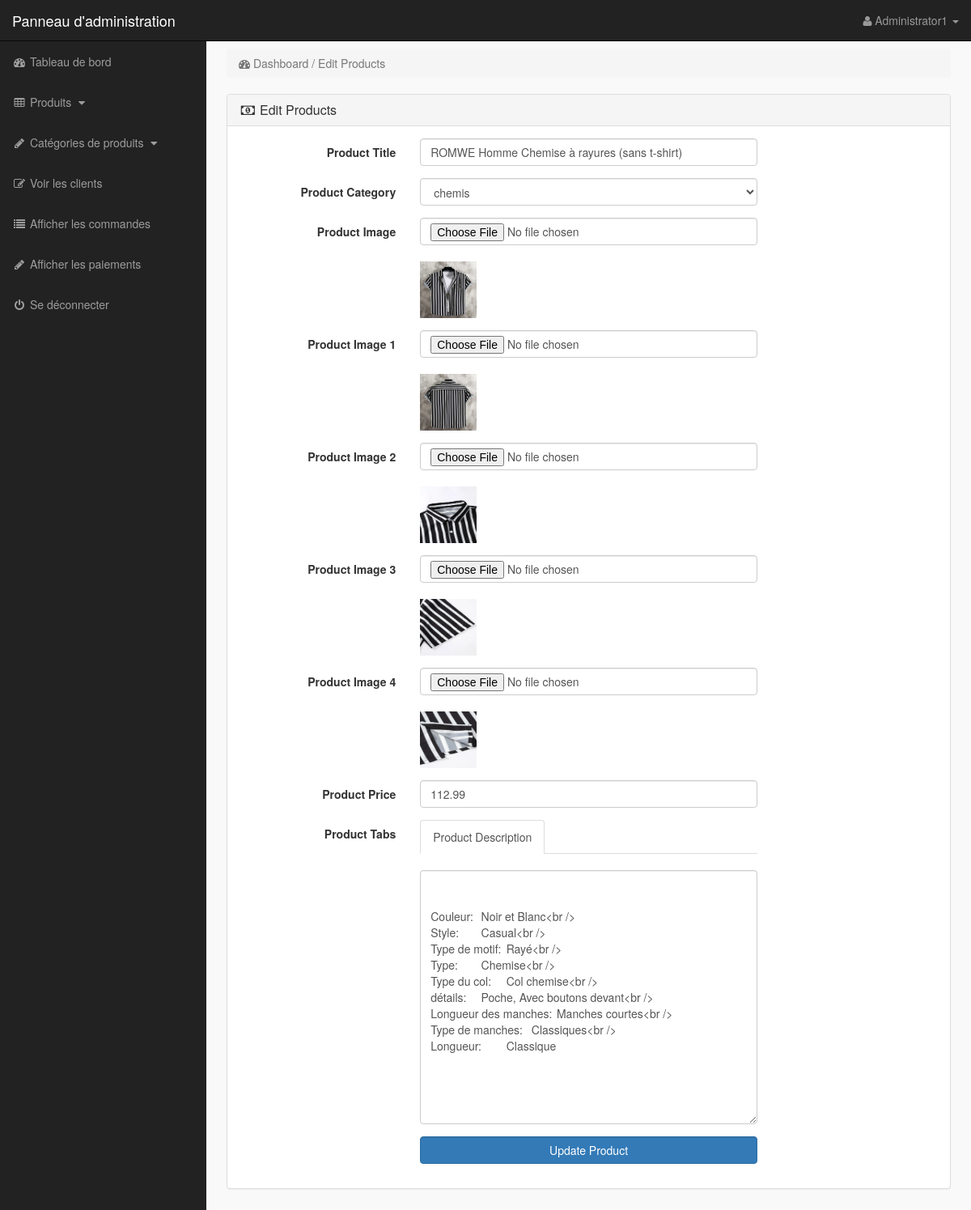
The app's page /admin/index.php?edit_product=98 (signed in) with its own data.
### tables this page shows
CREATE TABLE IF NOT EXISTS `produit` (
  `id_produit` int(11) NOT NULL AUTO_INCREMENT,
  `prod_nom` text NOT NULL,
  `prod_description` text NOT NULL,
  `prod_prix` float NOT NULL,
  `prod_img` varchar(300) NOT NULL,
  `date_Ajoute` timestamp NOT NULL DEFAULT CURRENT_TIMESTAMP ON UPDATE CURRENT_TIMESTAMP,
  `nb_ventes` int(20) NOT NULL DEFAULT '0',
  `id_cat` int(11) NOT NULL,
  `prod_img1` varchar(300) DEFAULT NULL,
  `prod_img2` varchar(300) DEFAULT NULL,
  `prod_img3` varchar(300) DEFAULT NULL,
  `prod_img4` varchar(300) DEFAULT NULL,
  PRIMARY KEY (`id_produit`),
  KEY `etrangeree` (`id_cat`)
);

CREATE TABLE IF NOT EXISTS `categorie_prod` (
  `id_cat` int(11) NOT NULL AUTO_INCREMENT,
  `cat_libelle` varchar(30) NOT NULL,
  PRIMARY KEY (`id_cat`)
);

### admin/edit_product.php (the view, shortened to what this page needs)
<?php
if(!isset($_SESSION['admin_email'])){
echo "<script>window.open('login.php','_self')</script>";
}
else {
?>
<?php
if(isset($_GET['edit_product'])){
$edit_id = $_GET['edit_product'];
$get_p = "select * from produit where id_produit='$edit_id'";
$run_edit = mysqli_query($con,$get_p);
$row_edit = mysqli_fetch_array($run_edit);
$p_title = utf8_encode($row_edit['prod_nom']);
$p_cat = $row_edit['id_cat'];
$p_image = $row_edit['prod_img'];
$p_image1 = $row_edit['prod_img1'];
$p_image2 = $row_edit['prod_img2'];
$p_image3 = $row_edit['prod_img3'];
$p_image4 = $row_edit['prod_img4'];
$p_price = $row_edit['prod_prix'];
$p_desc = $row_edit['prod_description'];
}
$get_p_cat = "select * from categorie_prod where id_cat='$p_cat'";
$run_p_cat = mysqli_query($con,$get_p_cat);
$row_p_cat = mysqli_fetch_array($run_p_cat);
$p_cat_title = $row_p_cat['cat_libelle'];
?>
<!DOCTYPE html>
<html>
<head>
</head>
<body>
<div class="row">
<div class="col-lg-12">
<ol class="breadcrumb">
<li class="active">
<i class="fa fa-dashboard"> </i> Dashboard / Edit Products
</li>
</ol>
</div>
</div>
<div class="row">
<div class="col-lg-12">
<div class="panel panel-default">
<div class="panel-heading">
<h3 class="panel-title">
<i class="fa fa-money fa-fw"></i> Edit Products
</h3>
</div>
<div class="panel-body">
<form class="form-horizontal" method="post" enctype="multipart/form-data">
<div class="form-group" >
<label class="col-md-3 control-label" > Product Title </label>
<div class="col-md-6" >
<input type="text" name="product_title" class="form-control" required value="<?php echo $p_title; ?>">
</div>
</div>
<div class="form-group" >
<label class="col-md-3 control-label" > Product Category </label>
<div class="col-md-6" >
<select name="product_cat" class="form-control" >
    <?php echo "<option value='$p_cat' >$p_cat_title</option>"; ?>
</select>
</div>
</div>
<div class="form-group" >
<label class="col-md-3 control-label" > Product Image </label>
<div class="col-md-6" >
<input type="file" name="product_img" class="form-control" >
<br><img src="../productimages/<?php echo $p_image; ?>" width="70" height="70" >
</div>
</div>
<div class="form-group" >
<label class="col-md-3 control-label" > Product Image 1 </label>
<div class="col-md-6" >
<input type="file" name="product_img1" class="form-control" >
<br><img src="../productimages/<?php echo $p_image1; ?>" width="70" height="70" >
</div>
</div>
<div class="form-group" >
<label class="col-md-3 control-label" > Product Image 2 </label>
<div class="col-md-6" >
<input type="file" name="product_img2" class="form-control" >
<br><img src="../productimages/<?php echo $p_image2; ?>" width="70" height="70" >
</div>
</div>
    <div class="form-group" >
        <label class="col-md-3 control-label" > Product Image 3 </label>
        <div class="col-md-6" >
            <input type="file" name="product_img3" class="form-control" >
            <br><img src="../productimages/<?php echo $p_image3; ?>" width="70" height="70" >
        </div>
    </div>
    <div class="form-group" >
        <label class="col-md-3 control-label" > Product Image 4 </label>
        <div class="col-md-6" >
            <input type="file" name="product_img4" class="form-control" >
            <br><img src="../productimages/<?php echo $p_image4; ?>" width="70" height="70" >
        </div>
    </div>
<div class="form-group" >
<label class="col-md-3 control-label" > Product Price </label>
<div class="col-md-6" >
<input type="text" name="product_price" class="form-control" required value="<?php echo $p_price; ?>" >
</div>
</div>
<div class="form-group" >
<label class="col-md-3 control-label" > Product Tabs </label>
<div class="col-md-6" >
<ul class="nav nav-tabs">
<li class="active">
<a data-toggle="tab" href="#description"> Product Description </a>
</li>
</ul>
<div class="tab-content">
<div id="description" class="tab-pane fade in active">
<br>
<textarea name="product_desc" class="form-control" rows="15" id="product_desc">
<?php echo $p_desc; ?>
</textarea>
</div>
</div>
</div>
</div>
<div class="form-group" >
<label class="col-md-3 control-label" ></label>
<div class="col-md-6" >
<input type="submit" name="update" value="Update Product" class="btn btn-primary form-control" >
</div>
</div>
</form>
</div>
</div>
</div>
</div>
</body>
</html>
<?php } ?>

### admin/includes/sidebar.php (shortened to what this page needs)
<?php
if(!isset($_SESSION['admin_email'])){
echo "<script>window.open('login.php','_self')</script>";
}
else {
?>
<nav class="navbar navbar-inverse navbar-fixed-top" >
<div class="navbar-header" >
<a class="navbar-brand" href="index.php?dashboard" >Panneau d'administration</a>
</div>
<ul class="nav navbar-right top-nav" >
<li class="dropdown" >
<a href="#" class="dropdown-toggle" data-toggle="dropdown" >
<i class="fa fa-user" ></i>
<?php echo $admin_name; ?> <b class="caret" ></b>
</a>
</li>
</ul>
<div class="collapse navbar-collapse navbar-ex1-collapse">
<ul class="nav navbar-nav side-nav">
<li>
<a href="index.php?dashboard">
<i class="fa fa-fw fa-dashboard"></i> Tableau de bord
</a>
</li>
<li>
<a href="#" data-toggle="collapse" data-target="#products">
<i class="fa fa-fw fa-table"></i> Produits
<i class="fa fa-fw fa-caret-down"></i>
</a>
</li>
<li>
<a href="#" data-toggle="collapse" data-target="#p_cat">
<i class="fa fa-fw fa-pencil"></i> Catégories de produits
<i class="fa fa-fw fa-caret-down"></i>
</a>
</li>
<li>
<a href="index.php?view_customers">
<i class="fa fa-fw fa-edit"></i> Voir les clients
</a>
</li>
<li>
<a href="index.php?view_orders">
<i class="fa fa-fw fa-list"></i> Afficher les commandes
</a>
</li>
<li>
<a href="index.php?view_payments">
<i class="fa fa-fw fa-pencil"></i> Afficher les paiements
</a>
</li>
<li>
<a href="logout.php">
<i class="fa fa-fw fa-power-off"></i> Se déconnecter
</a>
</li>
</ul>
</div>
</nav>
<?php } ?>

### admin/css/style.css (style rules this page uses)
body { margin-top:100px; }
@media (min-width: 768px) { body { margin-top:50px; } }
.top-nav { padding:0 15px; }
.top-nav>li { display:inline-block; float:left; }
.top-nav>li>a { padding-top:15px; padding-bottom:15px; line-height:20px; color:#999; }
@media (min-width: 768px) { .side-nav { position:fixed; top:51px; width:255px; border-radius:0; overflow-y:auto; background-color: #222; bottom:0; overflow-x:hidden; padding-bottom:40px; } }
@media (min-width: 768px) { .side-nav>li>a { width:255px; } }
.panel-body { border-radius:5px; }

### records on screen
produit: product_title "ROMWE Homme Chemise à rayures (sans t-shirt)", prod_img (picture), prod_img1 (picture), prod_img2 (picture), prod_img3 (picture), prod_img4 (picture), product_price "112.99", product_desc "Couleur: Noir et Blanc<br /> Style: Casual<br /> Type de motif: Rayé<br /> Type: Chemise<br /> Type du col: Col chemise<br /> détails: Poche, Avec boutons devant<br /> Longueur des manches: Manches courtes<br /> Type de manches: Classiques<br /> Longueur: Classique"
categorie_prod: product_cat "chemis"

### other values on screen
$admin_name "Administrator1"
